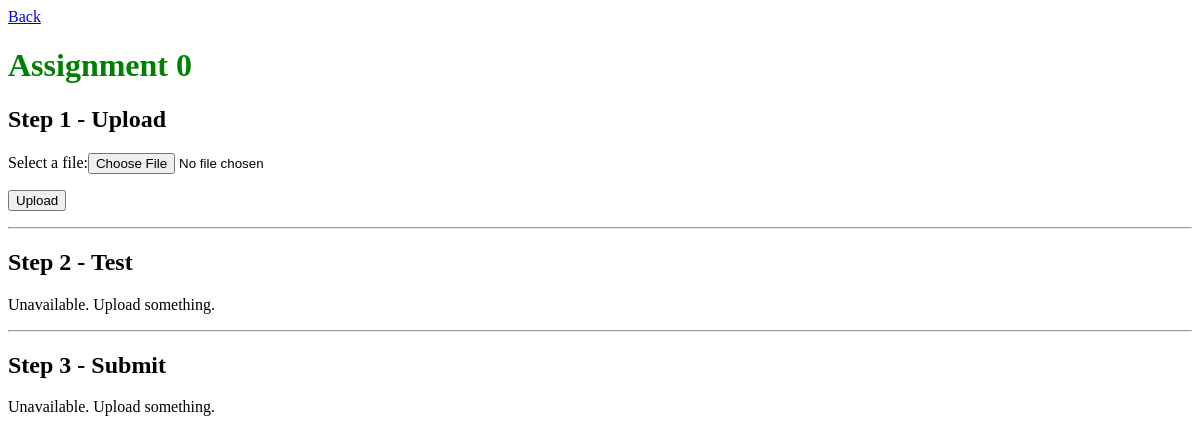
Before: /app/3/ with the older database file.
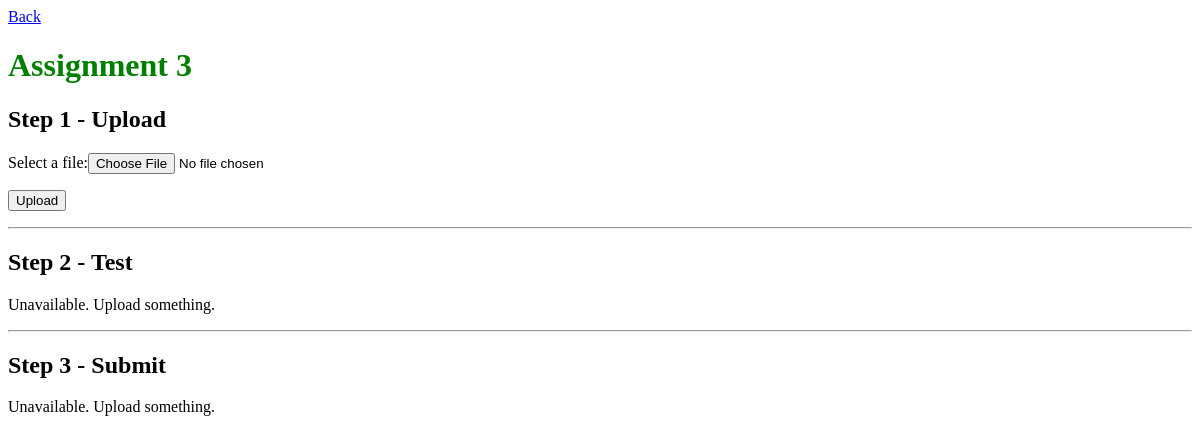
After: the same page with the newer database file.
### review/models.py (models this page shows, shortened)
class Assignment(models.Model):
	assignment_id = models.CharField(max_length=140) #Unique ID for assignment
	name = models.CharField(max_length=140)
	create_date = models.DateTimeField()
	modified_date = models.DateTimeField()
	open_date = models.DateTimeField()
	due_date = models.DateTimeField()
	description = models.TextField()
	allow_multiple_uploads = models.BooleanField()
	allow_help_centre = models.BooleanField()
	number_of_peer_reviews = models.IntegerField()
	review_open_date = models.DateTimeField()
	review_due_date = models.DateTimeField()
	weighting = models.IntegerField()
	has_tests = models.BooleanField()
	test_required = models.BooleanField()

### review/views.py (the view)
# urls.py: url(r'^(?P<assignment_pk>\d+)/$', views.assignment, name='assignment'),
def assignment(request, assignment_pk, submission=None, uploaded_file=None):
	""" Displays an assignment and upload form."""
	assignment = get_object_or_404(Assignment, pk=assignment_pk)
	if request.method == 'POST':
		upload_form = UploadForm(request.POST, request.FILES)
		if upload_form.is_valid():
			user = User.objects.get(username='user1')
			submission = Submission(
				user=user,
				assignment=assignment,
			 	upload_date=timezone.now(),
			 	has_been_submitted=False,
			 	unviewed_reviews=0,
			)
			submission.save()
			directory = os.path.join("..", "submissions", user.username, assignment.assignment_id, str(submission.id))
			os.makedirs(directory)
			submission.upload_path = directory
			submission.save()
			if request.FILES['file'].name.endswith('.zip'):
				if is_zipfile(request.FILES['file']):
					uploaded_file = save_zip(request.FILES['file'], submission)
				else:
					pass
			else:
				uploaded_file = save_file(request.FILES['file'], submission)
	else:
		upload_form = UploadForm()
	return render(request, 'review/assignment.html',
		{'assignment': assignment, 'upload_form': upload_form, 'upload': uploaded_file})

### review/forms.py
class UploadForm(forms.Form):
	file = forms.FileField(label='Select a file')

### review/templates/review/assignment.html (shortened to what this page needs)
{% extends "review/base.html" %}
{% block content %}
	<a href="/">Back</a>
	<h1>{{ assignment.name }}</h1>
	<h2>Step 1 - Upload</h2>
	<form action="{% url 'assignment' assignment.id %}" method="post" enctype="multipart/form-data">
	    {{ upload_form }}
	    <p><input type="submit" value="Upload" /></p>
	</form>
	<hr>
	<h2>Step 2 - Test</h2>
	{% if upload %}
		<button>Start</button>
	{% else %}
		<p>Unavailable. Upload something.</p>
	{% endif %}
	<hr>
	<h2>Step 3 - Submit</h2>
	{% if upload %}
		<form action="{% url 'assignment' assignment.id %}" method="post" enctype="multipart/form-data">
			{% csrf_token %}
			<input type="submit" name="submit" value="Submit" />
		</form>
	{% else %}
		<p>Unavailable. Upload something.</p>
	{% endif %}
{% endblock %}

Changed rows visible on the page:
changed Assignment: name "Assignment 0" → "Assignment 3"
